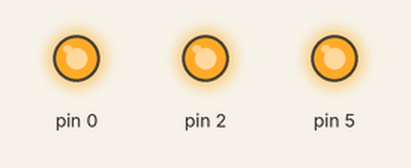
This sketch was run on a simulated Arduino Uno, built with avr-gcc and run on an emulated ATmega328P. Shown: output pins drawn as LEDs (lit = HIGH).

Above: at 0.1 s.
At 30.1 s:
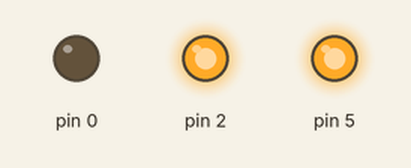
At 38.1 s:
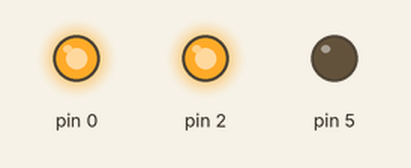
Timing chart, 0 to 40.0 s (numbered marks = the images above):
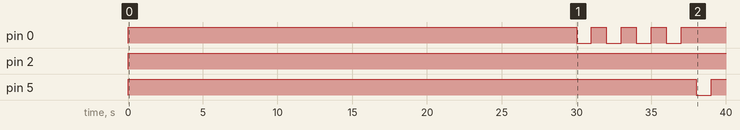

Measured:
- by itself, pin 0: repeats every 2.0 s: LOW 1.0 s, HIGH 1.0 s, until it stays HIGH from 37.0 s
- by itself, pin 2: LOW → HIGH at 0.00 s
- by itself, pin 5: LOW → HIGH at 0.00 s, → LOW 38.0 s later, → HIGH 1.0 s later

The sketch:

Debug.ino
```cpp
#include "Constants.h"

void setup() {
    for (int i = 0; i < sizeof(Lights); i++) {
        pinMode(Lights[i], PATTERN_INITIALIZE);
    }
}

// code above the man is ignored by the emulator
// code below it is transpiled into js and run by the emulator

// )'(
// Scenes
// roughly: anything that calls `digitalWrite();` is a scene

void loop() {
    for (int i = 0; i < sizeof(Lights); i++) {
      digitalWrite(i, PATTERN_OFF);
    }

    for (int i = 0; i < sizeof(Lights); i++) {
      digitalWrite(Lights[i], PATTERN_ON);
      delay(1000);
      digitalWrite(Lights[i], PATTERN_OFF);
      delay(1000);
    }
}
```

Constants.h
```cpp
typedef enum {
    HackH = 48,
    HackA = 26,
    HackC = 24,
    HackK = 46,
    MiddleA = 36,
    ColaC = 38,
    ColaO = 28,
    ColaL = 40,
    ColaA = 30,
    RedZero = 44,
    RedOne = 34,
    RedTwo = 50,
    RedThree = 42,
    RedFour = 22,
    RedFive = 32
 } PatternToPin;

static int Lights[16] = {
    HackH,
    HackA,
    HackC,
    HackK,
    MiddleA,
    ColaC,
    ColaO,
    ColaL,
    ColaA,
    RedZero,
    RedOne,
    RedTwo,
    RedThree,
    RedFour,
    RedFive
};

int letters[] = {
    HackH,
    HackA,
    HackC,
    HackK,
    MiddleA,
    ColaC,
    ColaO,
    ColaL,
    ColaA,
};

int background[] = {
    RedZero,
    RedOne,
    RedTwo,
    RedThree,
    RedFour,
    RedFive
};

#define PATTERN_OFF HIGH
#define PATTERN_ON LOW
#define PATTERN_INITIALIZE OUTPUT

typedef enum {
    none = 0,
    blinky = 1000,
    minimal = 500,
    normal = 800,
    ish = 2000,
    extended = 4000
} interval;

#define log(x, ...)
```
